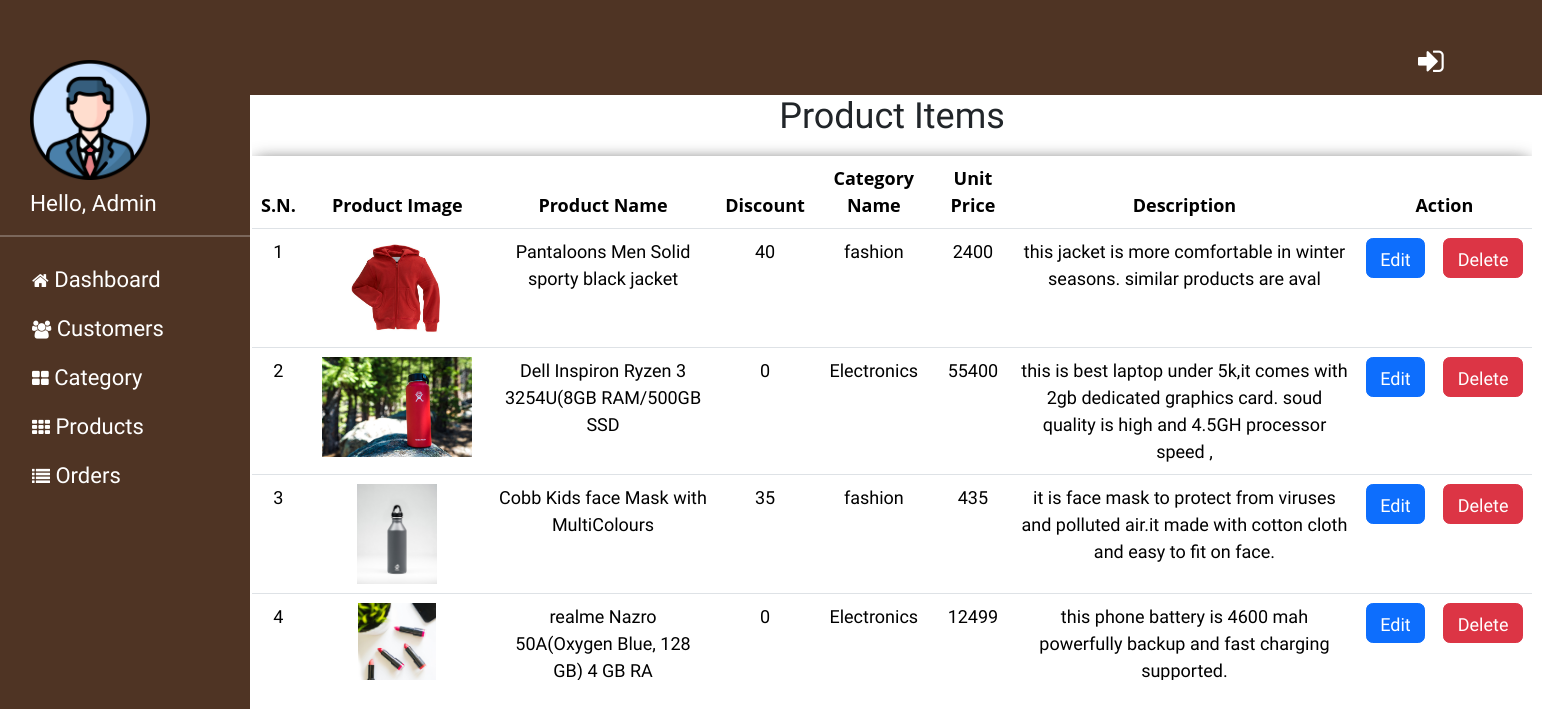
The app's page /admin/viewAllProducts.php, older data.
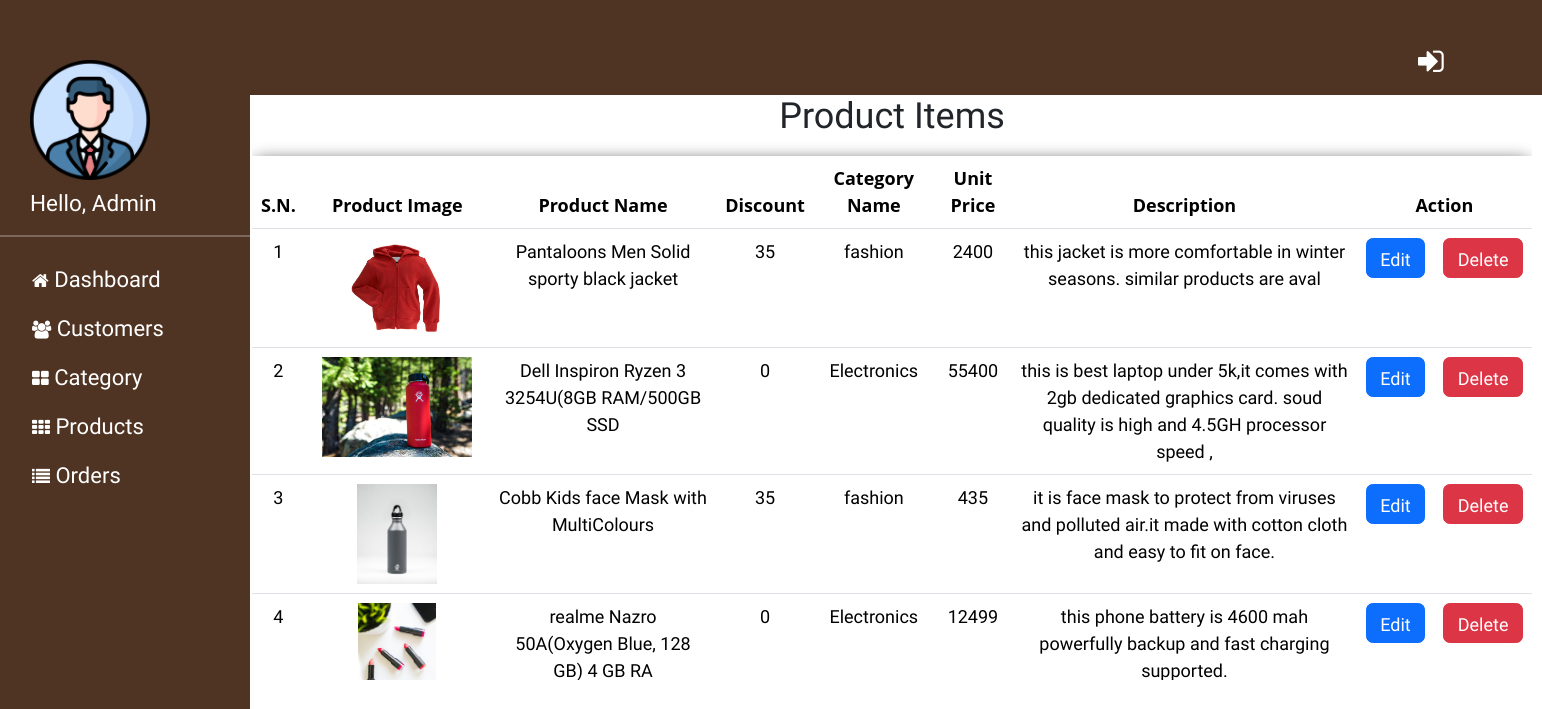
The same page, newer data.
### tables this page shows
CREATE TABLE `product` (
  `id` int(20) NOT NULL,
  `Category` varchar(100) NOT NULL,
  `sub_cat` varchar(100) NOT NULL,
  `brand` varchar(50) NOT NULL,
  `product_name` varchar(50) NOT NULL,
  `price` int(20) NOT NULL,
  `size` varchar(20) NOT NULL,
  `color` varchar(120) NOT NULL,
  `material` varchar(20) NOT NULL,
  `availability` varchar(20) NOT NULL,
  `discount` varchar(20) NOT NULL COMMENT 'in percentage %',
  `pic` varchar(100) NOT NULL,
  `description` varchar(120) NOT NULL,
  `status` int(11) NOT NULL,
  `label` int(11) NOT NULL COMMENT '0=None,1=featured,2=Sponsored\r\n',
  `views` int(11) NOT NULL,
  `created_date` datetime NOT NULL DEFAULT current_timestamp()
);

### admin/viewAllProducts.php (the view, shortened to what this page needs)
<?php
include('admin_header.php');
?>
<div id="main-content" style=" height: 585px; width: 1280px;margin-left: 252px;margin-top: 0px; overflow: auto;">
  <div>
    <h2 align="center" style="margin-bottom: 18px;">Product Items</h2>
    <table class="table ">
      <thead>
        <tr>
          <th class="text-center">S.N.</th>
          <th class="text-center">Product Image</th>
          <th class="text-center">Product Name</th>
          <th class="text-center">Discount</th>
          <th class="text-center">Category Name</th>
          <th class="text-center">Unit Price</th>
          <th class="text-center">Description</th>
          <th class="text-center" colspan="2">Action</th>
        </tr>
      </thead>
      <?php
      $sql = "SELECT *,product.id as pid from `product`, `category` WHERE product.Category=category.category_name";
      $result = $conn->query($sql);
      $count = 1;
      if ($result->num_rows > 0) {
        while ($row = $result->fetch_assoc()) {
      ?>
          <tr>
            <td><?= $count ?></td>
            <td><img height='100px' src="..<?php echo $row['pic']; ?>"></td>
            <td><?= $row["product_name"] ?></td>
            <td><?= $row["discount"] ?></td>
            <td><?= $row["Category"] ?></td>
            <td><?= $row["price"] ?></td>
            <td><?= $row["description"] ?></td>
            <td><button class="btn btn-primary" style="height:40px" onclick="itemEditForm('<?= $row['pid'] ?>')">Edit</button></td>
            <td><button class="btn btn-danger" style="height:40px" onclick="itemDelete('<?= $row['pid'] ?>',this)">Delete</button></td>
          </tr>
      <?php
          $count = $count + 1;
        }
      }
      ?>
    </table>
  </div>
</div>
</body>
</html>
<?php
include('admin_footer.php');
?>

Row changes from the older to the newer data that the page shows:
changed product "Pantaloons Men Solid sporty black jacket": discount "40" → "35"
